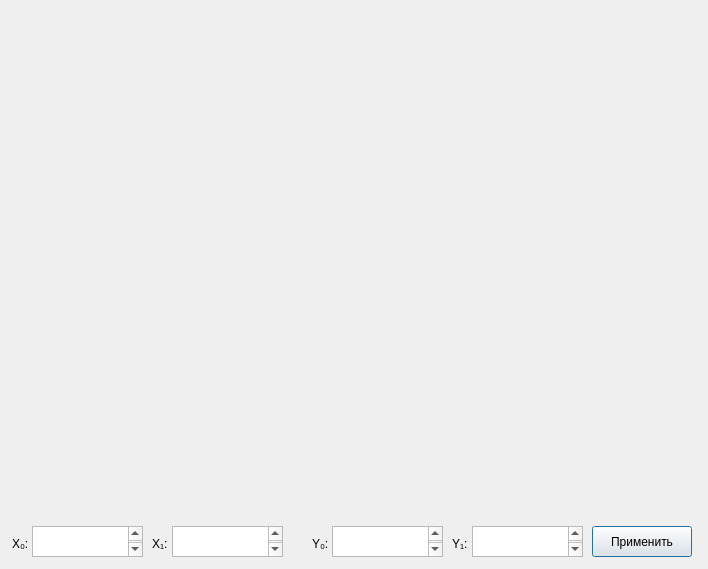
<?xml version="1.0" encoding="UTF-8"?>
<ui version="4.0">
 <class>Graphics</class>
 <widget class="QDialog" name="Graphics">
  <property name="geometry">
   <rect>
    <x>0</x>
    <y>0</y>
    <width>708</width>
    <height>569</height>
   </rect>
  </property>
  <property name="minimumSize">
   <size>
    <width>708</width>
    <height>569</height>
   </size>
  </property>
  <property name="maximumSize">
   <size>
    <width>708</width>
    <height>569</height>
   </size>
  </property>
  <property name="windowTitle">
   <string>Dialog</string>
  </property>
  <widget class="QCustomPlot" name="widget" native="true">
   <property name="enabled">
    <bool>true</bool>
   </property>
   <property name="geometry">
    <rect>
     <x>10</x>
     <y>0</y>
     <width>681</width>
     <height>521</height>
    </rect>
   </property>
   <layout class="QGridLayout" name="gridLayout_2"/>
  </widget>
  <widget class="QWidget" name="widget_2" native="true">
   <property name="geometry">
    <rect>
     <x>12</x>
     <y>516</y>
     <width>684</width>
     <height>41</height>
    </rect>
   </property>
   <widget class="QPushButton" name="pushButton">
    <property name="geometry">
     <rect>
      <x>580</x>
      <y>10</y>
      <width>100</width>
      <height>31</height>
     </rect>
    </property>
    <property name="text">
     <string>Применить</string>
    </property>
   </widget>
   <widget class="QTextEdit" name="textEdit_x0">
    <property name="geometry">
     <rect>
      <x>20</x>
      <y>10</y>
      <width>111</width>
      <height>31</height>
     </rect>
    </property>
    <property name="font">
     <font>
      <pointsize>17</pointsize>
     </font>
    </property>
   </widget>
   <widget class="QLabel" name="label">
    <property name="geometry">
     <rect>
      <x>0</x>
      <y>20</y>
      <width>58</width>
      <height>16</height>
     </rect>
    </property>
    <property name="text">
     <string>X₀:</string>
    </property>
   </widget>
   <widget class="QTextEdit" name="textEdit_x1">
    <property name="geometry">
     <rect>
      <x>160</x>
      <y>10</y>
      <width>111</width>
      <height>31</height>
     </rect>
    </property>
    <property name="font">
     <font>
      <pointsize>17</pointsize>
     </font>
    </property>
   </widget>
   <widget class="QLabel" name="label_3">
    <property name="geometry">
     <rect>
      <x>140</x>
      <y>20</y>
      <width>58</width>
      <height>16</height>
     </rect>
    </property>
    <property name="text">
     <string>X₁:</string>
    </property>
   </widget>
   <widget class="QTextEdit" name="textEdit_y0">
    <property name="geometry">
     <rect>
      <x>320</x>
      <y>10</y>
      <width>111</width>
      <height>31</height>
     </rect>
    </property>
    <property name="font">
     <font>
      <pointsize>17</pointsize>
     </font>
    </property>
   </widget>
   <widget class="QLabel" name="label_4">
    <property name="geometry">
     <rect>
      <x>440</x>
      <y>20</y>
      <width>58</width>
      <height>16</height>
     </rect>
    </property>
    <property name="text">
     <string>Y₁:</string>
    </property>
   </widget>
   <widget class="QTextEdit" name="textEdit_y1">
    <property name="geometry">
     <rect>
      <x>460</x>
      <y>10</y>
      <width>111</width>
      <height>31</height>
     </rect>
    </property>
    <property name="font">
     <font>
      <pointsize>17</pointsize>
     </font>
    </property>
   </widget>
   <widget class="QLabel" name="label_2">
    <property name="geometry">
     <rect>
      <x>300</x>
      <y>20</y>
      <width>58</width>
      <height>16</height>
     </rect>
    </property>
    <property name="text">
     <string>Y₀:</string>
    </property>
   </widget>
  </widget>
 </widget>
 <customwidgets>
  <customwidget>
   <class>QCustomPlot</class>
   <extends>QWidget</extends>
   <header>qcustomplot.h</header>
   <container>1</container>
  </customwidget>
 </customwidgets>
 <resources/>
 <connections/>
</ui>
